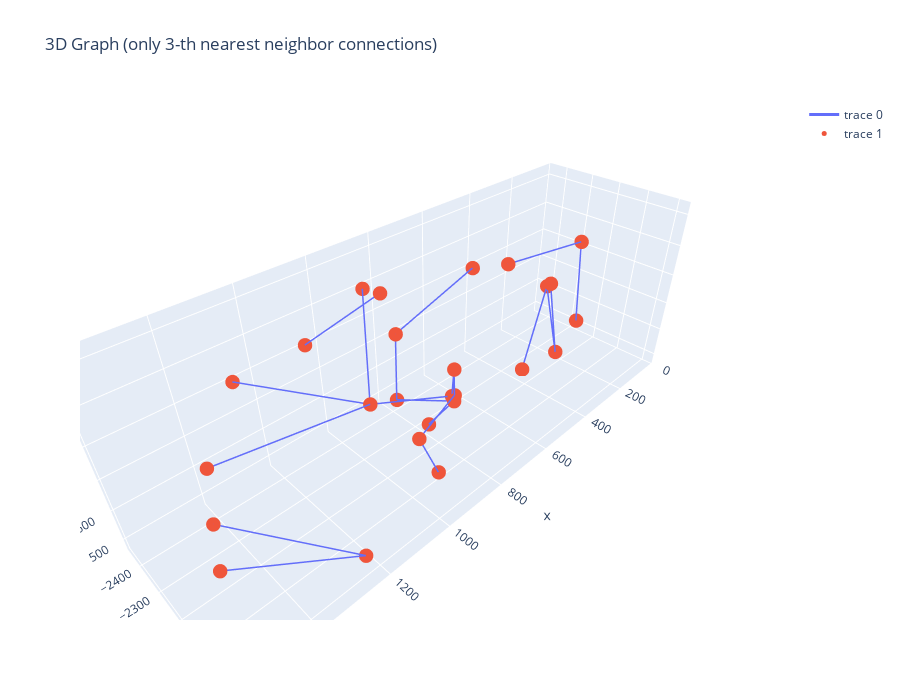

Notebook cell for this chart:
### Code cell
plot_kth_neighbor_graph(source_pc, k=3)
